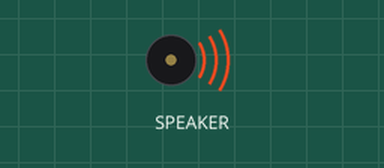
Simulated run of this program. Board: Circuit Playground running CircuitPython. Parts: buzzer (waves = sounding). Audio playback is drawn as a buzzer. At 1.0 s the program ends and the board releases its pins; the recording ends there.

Above: at 0.1 s.
Timing chart, 0 to 1.0 s (numbered marks = the images above):
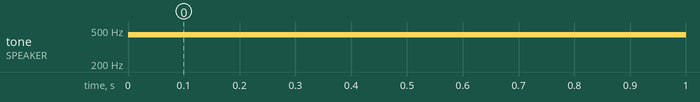

Measured:
- by itself, tone on SPEAKER: silent → 440 Hz at 0.00 s

The program:

cp_play_file.py
```python
"""THIS EXAMPLE REQUIRES A WAV FILE FROM THE ADDITIONAL_CONTENT FOLDER IN THE PyCon2022 REPO!
Copy the "space.wav" file into a folder named "audio" on your CIRCUITPY drive.

Once the file is copied, this example plays a wav file!"""
from adafruit_circuitplayground import cp

cp.play_file("audio/space.wav")
```
